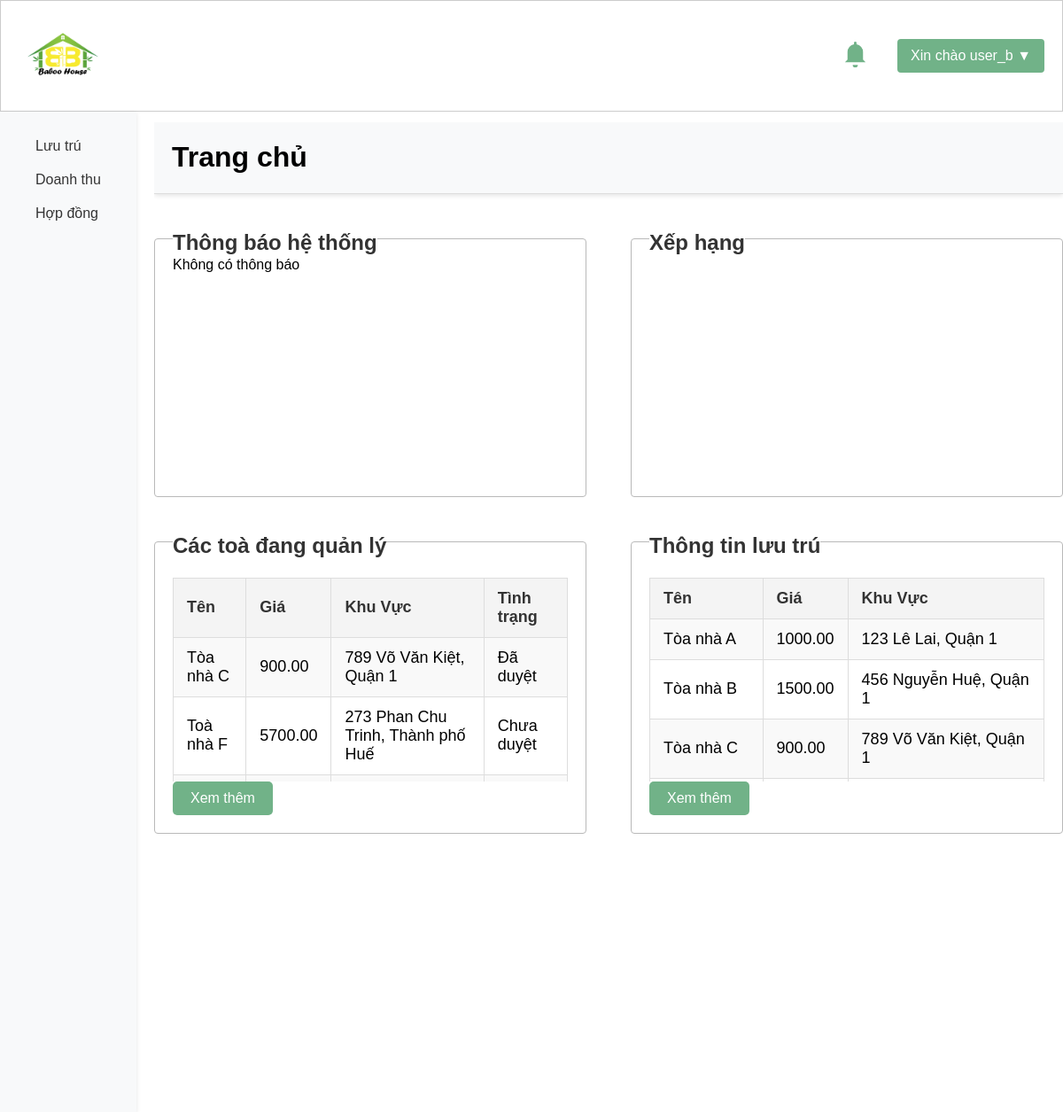
Before: /templates/home.php (signed in) with the older database file.
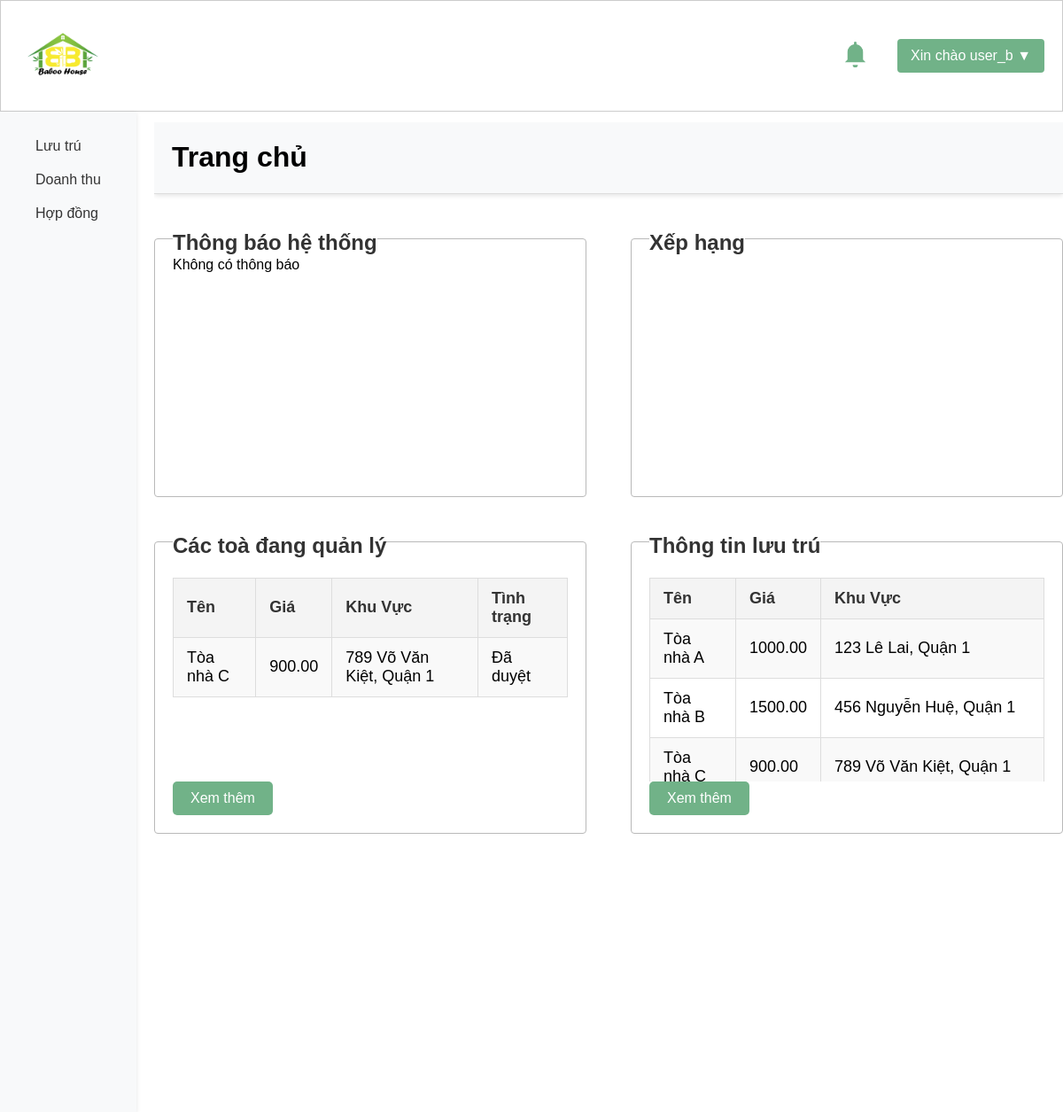
After: the same page with the newer database file.
### tables this page shows
CREATE TABLE `buildings` (
  `building_id` int(11) NOT NULL,
  `user_id` int(11) DEFAULT NULL,
  `name` varchar(255) DEFAULT NULL,
  `address` varchar(255) DEFAULT NULL,
  `rental_price` decimal(10,2) DEFAULT NULL,
  `owner_name` varchar(255) DEFAULT NULL,
  `owner_phone` varchar(50) DEFAULT NULL,
  `building_type` varchar(50) DEFAULT NULL,
  `electricity_price` decimal(10,2) DEFAULT NULL,
  `water_price` decimal(10,2) DEFAULT NULL,
  `description` text DEFAULT NULL,
  `last_modified` datetime DEFAULT NULL,
  `photo_urls` text DEFAULT NULL,
  `approved` tinyint(1) DEFAULT 0
);

### admin/getallbuilding.php (called while the page is built, shortened)
<?php
require '../config/database.php';
function getAllBuildings($min_price = 0, $max_price = 5000, $selected_types = [], $user_id = NULL) {
    global $conn;
    $sql = "SELECT * FROM buildings WHERE rental_price BETWEEN ? AND ?";
    $stmt = $conn->prepare($sql);
    $params = [$min_price, $max_price];
    $binding_types = str_repeat('i', 2);
    $stmt->bind_param($binding_types, ...$params);
    $stmt->execute();
    $result = $stmt->get_result();
    return $result;
}
function getAllBuildingsOfUser($user_id) {
    global $conn;
    $sql = "SELECT * FROM buildings WHERE user_id = ?";
    $stmt = $conn->prepare($sql);
    $stmt->bind_param('i', $user_id);
    $stmt->execute();
    $result = $stmt->get_result();
    return $result;
}
?>

### templates/home.php (the view, shortened to what the changed rows need)
<?php
include '../admin/getallbuilding.php';
$your_buildings = getAllBuildingsOfUser($_SESSION['user_id']);
$buildings = getAllBuildings(0, 100000);
include '../includes/header.php';
?>
<!DOCTYPE html>
<html lang="en">
<head>
    <link rel="stylesheet" href="../assets/css/home.css">
</head>
<body>
    <div class="head-container">
        <div class="main-content">
            <div class="manage-head">
                <h1>Trang chủ</h1>
            </div>
            <div class="grid-template">
                <div class="grid-item">
                    <h2>Thông báo hệ thống</h2>
                </div>
                <div class="grid-item">
                    <h2>Xếp hạng</h2>
                </div>
                <div class="grid-item">
                    <h2>Các toà đang quản lý</h2>
                    <div class="content-grid">
                        <div class="content-wrap">
                            <table>
                                <tr>
                                    <th>Tên</th>
                                    <th>Giá</th>
                                    <th>Khu Vực</th>
                                    <th>Tình trạng</th>
                                </tr>
                                <?php if ($your_buildings->num_rows > 0): ?>
                                    <?php while ($building = $your_buildings->fetch_assoc()): ?>
                                        <tr onclick="location.href='edit_rooms.php?building_id=<?php echo htmlspecialchars($building['building_id']); ?>'" style="cursor: pointer;">
                                            <td><?php echo htmlspecialchars($building['name']); ?></td>
                                            <td><?php echo htmlspecialchars($building['rental_price']); ?></td>
                                            <td><?php echo htmlspecialchars($building['address']); ?></td>
                                            <td><?php echo htmlspecialchars($building['approved'] ? 'Đã duyệt' : 'Chưa duyệt') ?></td>
                                        </tr>
                                    <?php endwhile; ?>
                                <?php else: ?>
                                    <tr>
                                        <td colspan="10">Chưa có toà nhà nào</td>
                                    </tr>
                                <?php endif; ?>
                            </table>
                        </div>
                    </div>
                </div>
                <div class="grid-item">
                    <h2>Thông tin lưu trú</h2>
                    <div class="content-grid">
                        <div class="content-wrap">
                            <table>
                                <tr>
                                    <th>Tên</th>
                                    <th>Giá</th>
                                    <th>Khu Vực</th>
                                </tr>
                                <?php if ($buildings->num_rows > 0): ?>
                                    <?php while ($building = $buildings->fetch_assoc()): ?>
                                        <tr onclick="location.href='view_building.php?building_id=<?php echo htmlspecialchars($building['building_id']); ?>'" style="cursor: pointer;">
                                            <td><?php echo htmlspecialchars($building['name']); ?></td>
                                            <td><?php echo htmlspecialchars($building['rental_price']); ?></td>
                                            <td><?php echo htmlspecialchars($building['address']); ?></td>
                                        </tr>
                                    <?php endwhile; ?>
                                <?php else: ?>
                                    <tr>
                                        <td colspan="10">Chưa có toà nhà nào</td>
                                    </tr>
                                <?php endif; ?>
                            </table>
                        </div>
                    </div>
                </div>
            </div>
        </div>
    </div>
</body>
</html>

Changed rows visible on the page:
removed buildings: name "Toà nhà F", rental_price "5700.00", address "273 Phan Chu Trinh, Thành phố Huế", approved "Chưa duyệt", shown under "Các toà đang quản lý"
